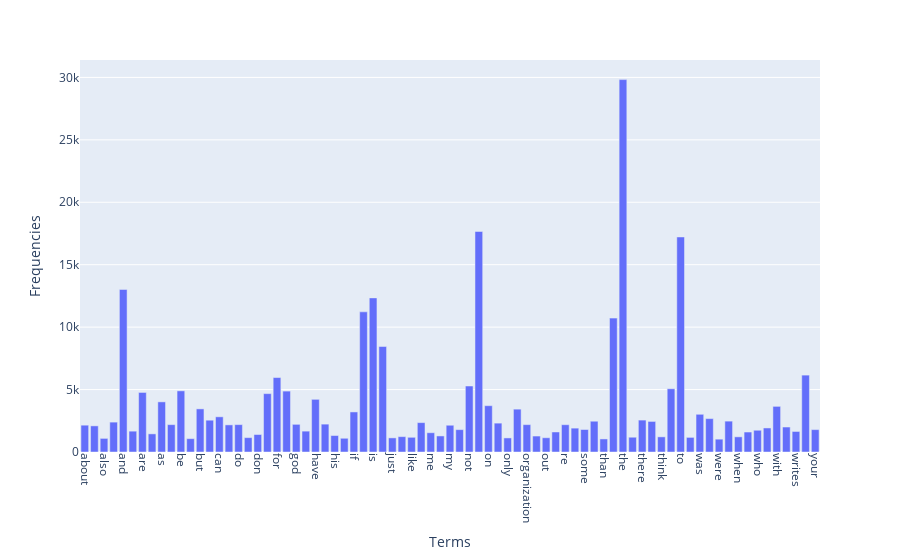

This figure's notebook cell:
### Markdown cell above
### >>> **Exercise 14 (take home):** 
The chart above only contains 300 vocabulary in the documents, and it's already computationally intensive to both compute and visualize. Can you efficiently reduce the number of terms you want to visualize as an exercise.

### Code cell
# If I want to visualize terms with frequency > 1000
num = 1000

filtered_data = {
    'Terms': [term for term, freq in zip(count_vect.get_feature_names_out(), term_frequencies) if freq > num],
    'Frequencies': [freq for freq in term_frequencies if freq > num]
}
df_filtered = pd.DataFrame(filtered_data)

fig = plot_ex.bar(df_filtered, x='Terms', y='Frequencies')
fig.update_xaxes(tickangle=90)

fig.show()

### Figure 1 — Plotly figure (JSON) as saved in the notebook; plotly's stock layout.template omitted (floating-point values rounded to 4 significant figures)
{"data": [{"alignmentgroup": "True", "hovertemplate": "Terms=%{x}<br>Frequencies=%{y}<extra></extra>", "legendgroup": "", "marker": {"color": "#636efa", "pattern": {"shape": ""}}, "name": "", "offsetgroup": "", "orientation": "v", "showlegend": false, "textposition": "auto", "type": "bar", "x": ["about", "all", "also", "an", "and", "any", "are", "article", "as", "at", "be", "been", "but", "by", "can", "com", "do", "does", "don", "edu", "for", "from", "god", "has", "have", "he", "his", "how", "if", "in", "is", "it", "just", "know", "like", "lines", "me", "more", "my", "no", "not", "of", "on", "one", "only", "or", "organization", "other", "out", "people", "re", "so", "some", "subject", "than", "that", "the", "their", "there", "they", "think", "this", "to", "university", "was", "we", "were", "what", "when", "which", "who", "will", "with", "would", "writes", "you", "your"], "xaxis": "x", "y": [2148, 2093, 1090, 2393, 13017, 1669, 4769, 1453, 4015, 2191, 4898, 1068, 3453, 2548, 2818, 2172, 2193, 1151, 1400, 4675, 5962, 4877, 2216, 1671, 4218, 2232, 1318, 1100, 3208, 11226, 12343, 8447, 1130, 1230, 1177, 2353, 1543, 1286, 2143, 1791, 5285, 17660, 3709, 2312, 1127, 3432, 2192, 1278, 1142, 1604, 2186, 1912, 1802, 2464, 1045, 10723, 29825, 1184, 2556, 2448, 1213, 5063, 17222, 1170, 3020, 2674, 1028, 2472, 1215, 1599, 1742, 1925, 3655, 2000, 1645, 6157, 1793], "yaxis": "y"}], "layout": {"barmode": "relative", "legend": {"tracegroupgap": 0}, "margin": {"t": 60}, "xaxis": {"anchor": "y", "domain": [0, 1], "tickangle": 90, "title": {"text": "Terms"}}, "yaxis": {"anchor": "x", "domain": [0, 1], "title": {"text": "Frequencies"}}}}
